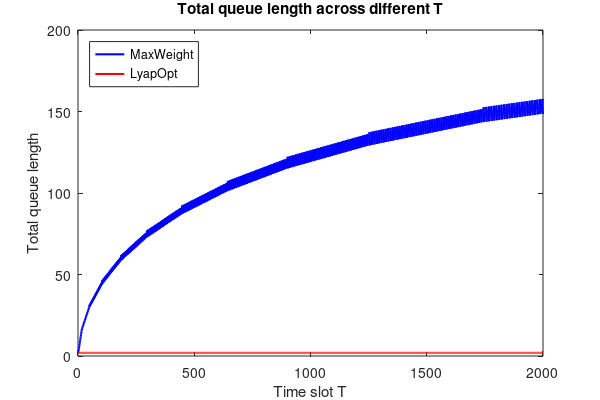

Write the MATLAB code that produced this figure. (Note: this script raises an error after producing the figure.)


clear; clc;

%% Parameters
n = 2;              % Number of queues
m = 3;              % Number of feasible service schedules
T = 2000;
runs = 1;
sigma_A = 0 * ones(n,1);   % Arrival variance for each queue
sigma_D = 0 * ones(n,1);   % Service variance for each queue
scalar = 1;
alpha = 0.05;  % 95% confidence
b = scalar*10*sqrt(2);
%% Generate D and facets
D = scalar*[b,0;0,1;1,(b-1)/b];


%% Generate one lambda
lambda = scalar*[1,(b-1)/b];

%% Preallocate
Metric_max_sq = zeros(runs, T);
Metric_lyap_sq = zeros(runs, T);
Metric_max_total = zeros(runs, T);
Metric_lyap_total = zeros(runs, T);


%% Run simulations
for run = 1:runs
    Q_max = zeros(n,1);
    Q_lyap = zeros(n,1);

    for t = 1:T
        [~, idx_max] = max(D * Q_max);
        d_max = D(idx_max, :)';

        lyap_costs = sum((max(Q_lyap' - D, 0)).^2, 2);
        [~, idx_lyap] = min(lyap_costs);
        d_lyap = D(idx_lyap, :)';

        tol = 1e-8;   % Tolerance used to determine whether v = mu

        %% arrivals
        if all(sigma_A == 0)
            % deterministic arrivals
            A_curr = lambda';
        else
            % randomized arrivals
            A_curr = zeros(n,1);
            for i = 1:n
                mu = lambda(i);
                v  = sigma_A(i)^2;

                if mu <= 0
                    A_curr(i) = 0;
                    continue;
                end

                if v < 0
                    error('Negative variance detected for arrivals at i = %d.', i);
                elseif v == 0
                    A_curr(i) = mu;
                else
                    % Gamma
                    k     = mu^2 / v;   % shape
                    theta = v / mu;     % scale
                    A_curr(i) = gamrnd(k, theta);
                end
            end
        end
       

        %% departures
        if all(sigma_D == 0)
            % deterministic departures
            d_max  = d_max;
            d_lyap = d_lyap;
        else
            % --- MaxWeight departures ---
            for i = 1:n
                if d_max(i) ~= 0
                    mu = d_max(i);
                    v  = sigma_D(i)^2;

                    if mu <= 0
                        d_max(i) = 0;
                        continue;
                    end

                    if v < 0
                        error('Negative variance detected for MaxWeight departure at i = %d.', i);
                    elseif v == 0
                        d_max(i) = mu;
                    else
                        % Gamma
                        k     = mu^2 / v;   % shape
                        theta = v / mu;     % scale
                        d_max(i) = gamrnd(k, theta);
                    end
                end
            end

            % --- LyapOpt departures ---
            for i = 1:n
                if d_lyap(i) ~= 0
                    mu = d_lyap(i);
                    v  = sigma_D(i)^2;

                    if mu <= 0
                        d_lyap(i) = 0;
                        continue;
                    end

                    if v < 0
                        error('Negative variance detected for LyapOpt departure at i = %d.', i);
                    elseif v == 0
                        d_lyap(i) = mu;
                    else
                        % Gamma
                        k     = mu^2 / v;   % shape
                        theta = v / mu;     % scale
                        d_lyap(i) = gamrnd(k, theta);
                    end
                end
            end
        end



        Q_max = max(Q_max - d_max, 0) + A_curr;
        Q_lyap = max(Q_lyap - d_lyap, 0) + A_curr;


        Metric_max_total(run, t)  = sum(Q_max);
        Metric_lyap_total(run, t) = sum(Q_lyap);
    end
end

%% Post-processing
df = runs - 1;
tcrit = tinv(1 - alpha/2, df);
x = 1:T;

mean_max_total = mean(Metric_max_total,1);
mean_lyap_total = mean(Metric_lyap_total,1);
se_max_total = std(Metric_max_total,0,1)/sqrt(runs);
se_lyap_total = std(Metric_lyap_total,0,1)/sqrt(runs);
hw_max_total = tcrit * se_max_total;
hw_lyap_total = tcrit * se_lyap_total;


%% Plot Total Queue Length with 90% CI
fig2 = figure('Units','inches', 'Position',[1,1,6,4]);
set(fig2, 'PaperUnits','inches', 'PaperSize',[6,4], 'PaperPosition',[0,0,6,4]);
set(findall(gcf, '-property', 'FontSize'), 'FontSize', 10);

ax = gca;
hold(ax, 'on');   


% 计算上下界
max_upper = mean_max_total + hw_max_total;
max_lower = mean_max_total - hw_max_total;
lyap_upper = mean_lyap_total + hw_lyap_total;
lyap_lower = mean_lyap_total - hw_lyap_total;

% 阴影带 (MaxWeight)
fill([x fliplr(x)], [max_upper fliplr(max_lower)], ...
     [0 0.4470 0.7410], 'EdgeColor','none','FaceAlpha',0.3,'HandleVisibility','off');

% 阴影带 (LyapOpt)
fill([x fliplr(x)], [lyap_upper fliplr(lyap_lower)], ...
     [0.8500 0.3250 0.0980], 'EdgeColor','none','FaceAlpha',0.3,'HandleVisibility','off');

% 均值曲线
plot(x, mean_max_total, 'b-', 'LineWidth', 1.5);
plot(x, mean_lyap_total, 'r-', 'LineWidth', 1.5);

xlabel('Time slot T');
ylabel('Total queue length');
title('Total queue length across different T');

legend('MaxWeight','LyapOpt', ...
       'Location','northwest');

ax = gca;
set(ax,'Box','on');      % 保留外框
set(ax,'Color','w');     % 坐标区白色
set(fig2,'Color','w');   % 整个 figure 白色

export_fig(fig2,'total_b20_vs_large_T.pdf','-pdf','-nocrop');  






